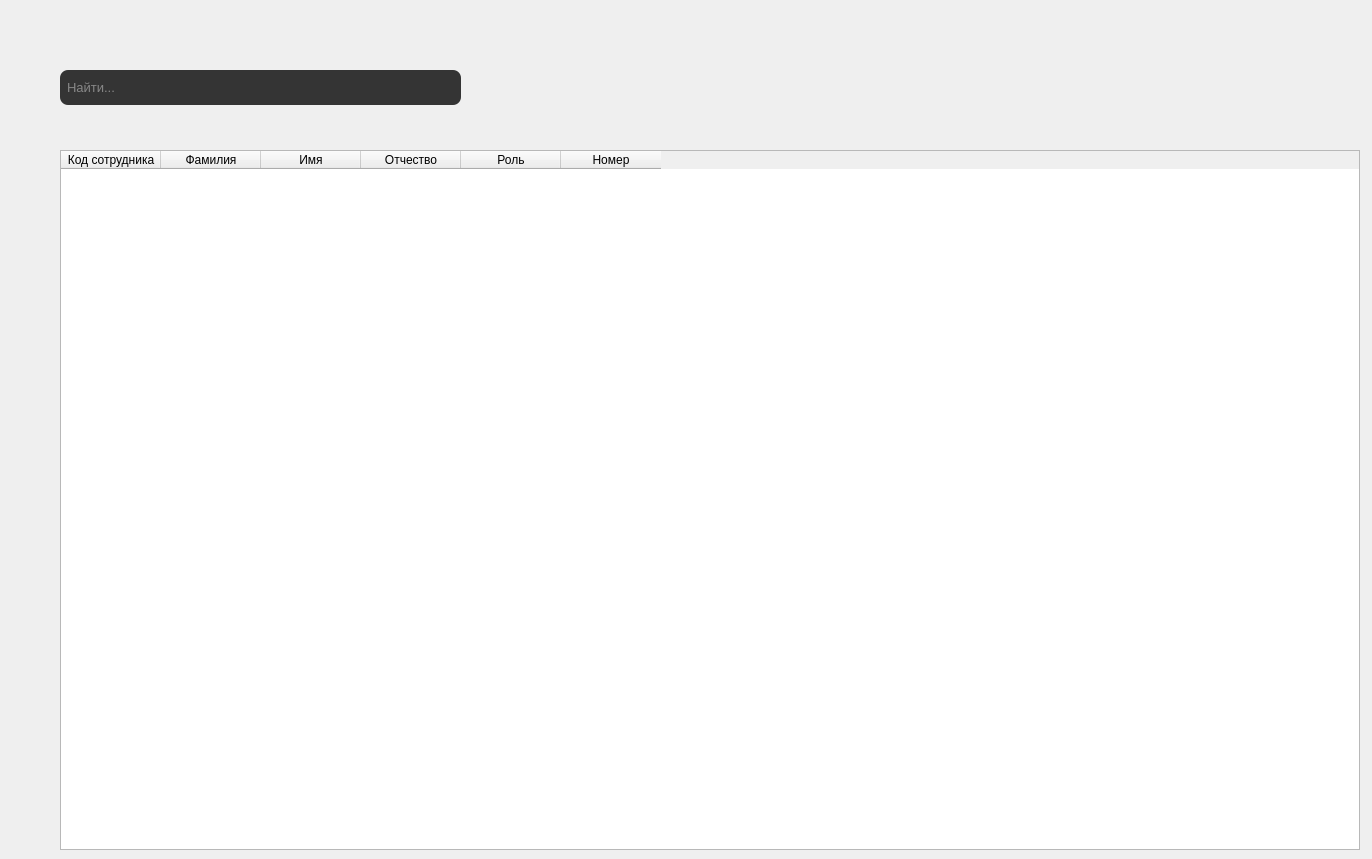
        <widget class="QWidget" name="employees_main">
         <widget class="QTableWidget" name="employees_main_table">
          <property name="geometry">
           <rect>
            <x>60</x>
            <y>150</y>
            <width>1300</width>
            <height>700</height>
           </rect>
          </property>
          <column>
           <property name="text">
            <string>Код сотрудника</string>
           </property>
          </column>
          <column>
           <property name="text">
            <string>Фамилия</string>
           </property>
          </column>
          <column>
           <property name="text">
            <string>Имя</string>
           </property>
          </column>
          <column>
           <property name="text">
            <string>Отчество</string>
           </property>
          </column>
          <column>
           <property name="text">
            <string>Роль</string>
           </property>
          </column>
          <column>
           <property name="text">
            <string>Номер</string>
           </property>
          </column>
         </widget>
         <widget class="QLineEdit" name="employees_main_search_lineEdit">
          <property name="geometry">
           <rect>
            <x>60</x>
            <y>70</y>
            <width>401</width>
            <height>35</height>
           </rect>
          </property>
          <property name="font">
           <font>
            <family>Ubuntu</family>
            <pointsize>10</pointsize>
            <weight>3</weight>
            <italic>false</italic>
            <bold>false</bold>
           </font>
          </property>
          <property name="styleSheet">
           <string notr="true">color: rgb(217, 217, 217);
font: 25 10pt &quot;Ubuntu&quot;;
padding: 5px;
padding-right: 35px;
border-radius: 8px;
border-color: rgb(66, 66, 66);
background-color: rgb(52, 52, 52);</string>
          </property>
          <property name="text">
           <string/>
          </property>
          <property name="placeholderText">
           <string>Найти...</string>
          </property>
         </widget>
         <widget class="QLabel" name="employees_main_search_img">
          <property name="geometry">
           <rect>
            <x>430</x>
            <y>80</y>
            <width>18</width>
            <height>18</height>
           </rect>
          </property>
          <property name="styleSheet">
           <string notr="true">background: none</string>
          </property>
          <property name="text">
           <string/>
          </property>
          <property name="pixmap">
           <pixmap>assets/search.png</pixmap>
          </property>
         </widget>
         <widget class="QLabel" name="employees_main_create">
          <property name="geometry">
           <rect>
            <x>1160</x>
            <y>80</y>
            <width>203</width>
            <height>20</height>
           </rect>
          </property>
          <property name="text">
           <string/>
          </property>
          <property name="pixmap">
           <pixmap>assets/new_employee.png</pixmap>
          </property>
         </widget>
        </widget>
